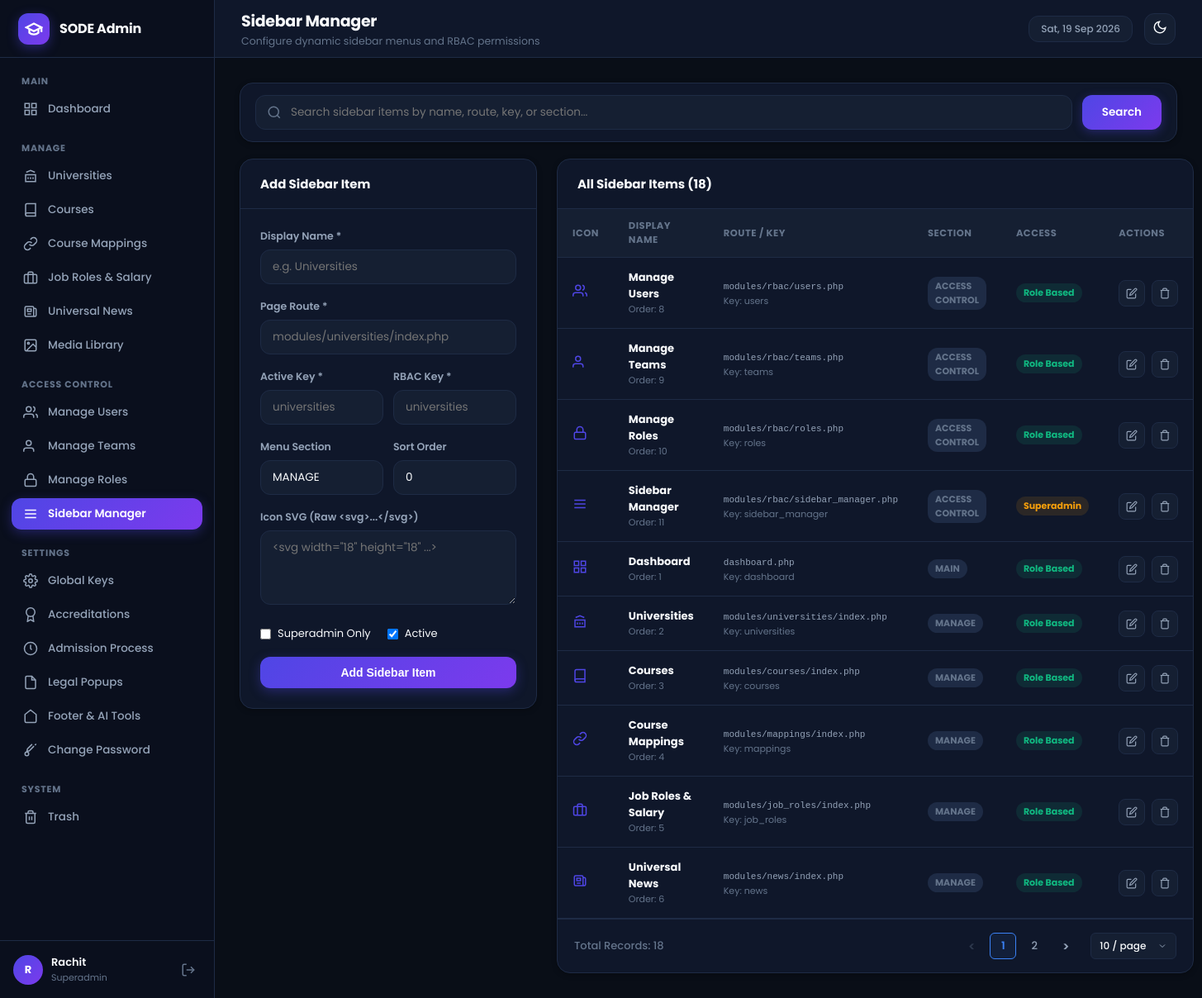
The page /admin/modules/rbac/sidebar_manager.php (signed in) on the database as committed earlier.
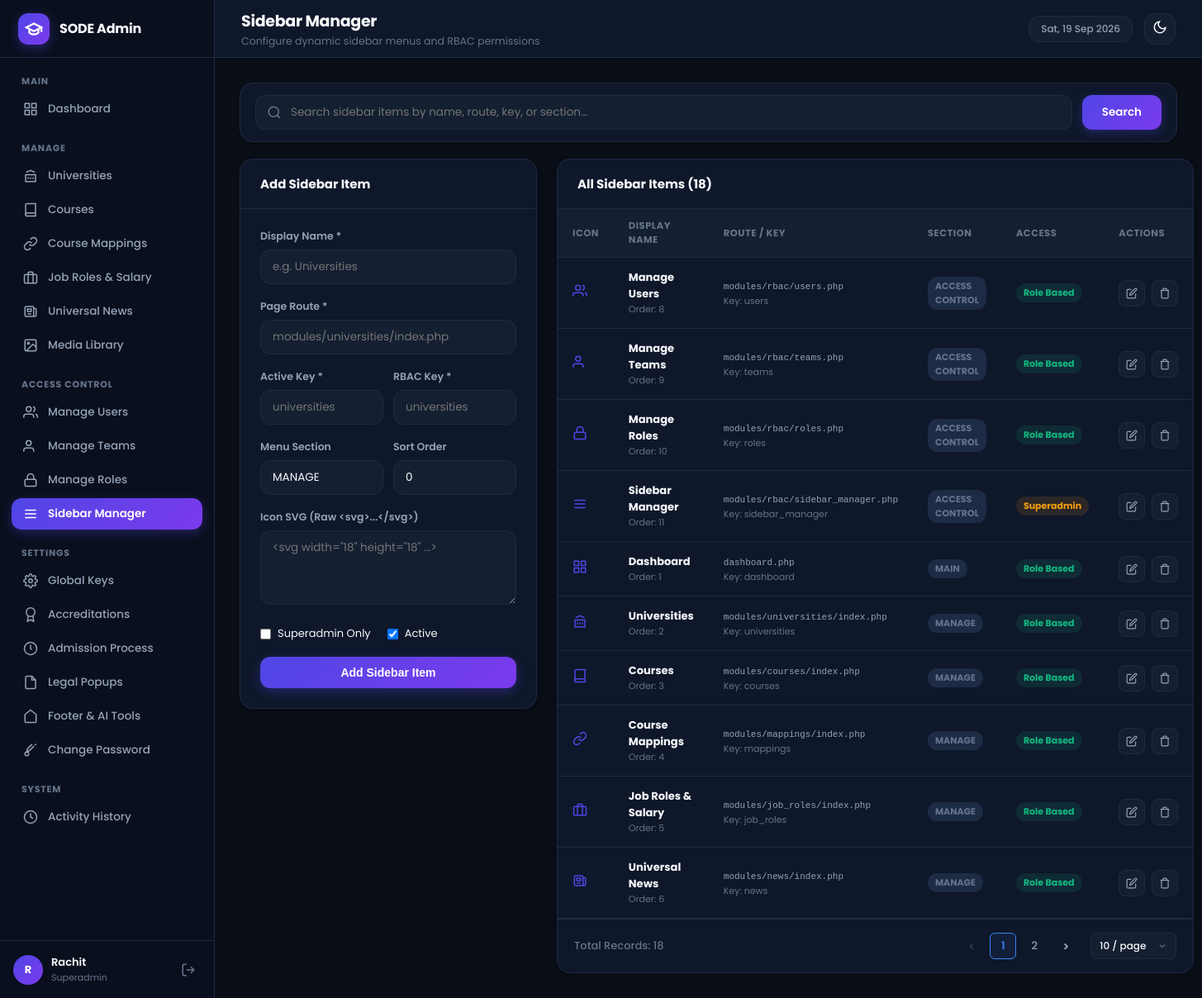
The same page on the database as committed later.
### tables this page shows
CREATE TABLE IF NOT EXISTS `sidebar_items` (
  `id` INT UNSIGNED AUTO_INCREMENT PRIMARY KEY,
  `display_name` VARCHAR(100) NOT NULL,
  `page_route` VARCHAR(255) NOT NULL,
  `sort_order` INT DEFAULT 0,
  `active_page_key` VARCHAR(100) NOT NULL,
  `rbac_module_key` VARCHAR(100) NOT NULL,
  `menu_section` VARCHAR(100) DEFAULT 'Manage',
  `icon_svg` TEXT NULL,
  `is_superadmin_only` TINYINT(1) DEFAULT 0,
  `is_active` TINYINT(1) DEFAULT 1,
  `created_at` TIMESTAMP DEFAULT CURRENT_TIMESTAMP
);

### admin/includes/rbac.php (called while the page is built, shortened)
<?php
function is_superadmin() {
    return !empty($_SESSION['is_superadmin']);
}
    ?>
    <?php
function get_user_sidebar_items() {
    $db = get_db_connection();
    if (is_superadmin()) {
        $stmt = $db->query("SELECT * FROM sidebar_items WHERE is_active = 1 ORDER BY sort_order ASC, id ASC");
        $items = $stmt->fetchAll();
        if (!empty($items)) return $items;
    }
    $role_id = $_SESSION['user_role_id'] ?? 0;
    $stmt = $db->prepare("
        SELECT si.*
        FROM sidebar_items si
        INNER JOIN role_sidebar_access rsa ON si.id = rsa.sidebar_item_id
        WHERE rsa.role_id = :role_id AND si.is_active = 1 AND si.is_superadmin_only = 0
        ORDER BY si.sort_order ASC, si.id ASC
    ");
    $stmt->execute(['role_id' => $role_id]);
    return $stmt->fetchAll();
}

### admin/modules/rbac/sidebar_manager.php (the view, shortened to what the changed rows need)
<?php
$active_page_key = 'sidebar_manager';
require_once ADMIN_PATH . '/includes/header.php';
?>
<div class="split-layout">
    <div class="admin-card">
        <div class="table-responsive">
            <table class="admin-table">
                <thead>
                    <tr>
                        <th>Icon</th>
                        <th>Display Name</th>
                        <th>Route / Key</th>
                        <th>Section</th>
                        <th>Access</th>
                        <th>Actions</th>
                    </tr>
                </thead>
            </table>
        </div>
    </div>
</div>
<?php
require_once ADMIN_PATH . '/includes/footer.php';
?>

### admin/includes/sidebar.php (shortened to what the changed rows need)
<?php
$sidebar_items = get_user_sidebar_items();
$grouped_items = [];
foreach ($sidebar_items as $item) {
    $section = !empty($item['menu_section']) ? strtoupper($item['menu_section']) : 'MANAGE';
    $grouped_items[$section][] = $item;
}
$current_page_key = $active_page_key ?? 'dashboard';
?>
<aside class="app-sidebar" id="app-sidebar">
    <nav class="sidebar-nav">
        <?php foreach ($grouped_items as $section_title => $section_items): ?>
            <div class="nav-section">
                <div class="nav-section-title"><?php echo htmlspecialchars($section_title); ?></div>
                <ul class="nav-list">
                    <?php foreach ($section_items as $item):
                        $is_active = ($current_page_key === $item['active_page_key']);
                        $route = (strpos($item['page_route'], 'http') === 0) ? $item['page_route'] : BASE_URL . '/' . ltrim($item['page_route'], '/');
                    ?>
                        <li class="nav-item <?php echo $is_active ? 'active' : ''; ?>">
                            <a href="<?php echo htmlspecialchars($route); ?>">
                                <?php if (!empty($item['icon_svg'])): ?>
                                    <?php echo $item['icon_svg']; ?>
                                <?php else: ?>
                                    <svg width="18" height="18" viewBox="0 0 24 24" fill="none" stroke="currentColor" stroke-width="2"><circle cx="12" cy="12" r="4"></circle></svg>
                                <?php endif; ?>
                                <span><?php echo htmlspecialchars($item['display_name']); ?></span>
                            </a>
                        </li>
                    <?php endforeach; ?>
                </ul>
            </div>
        <?php endforeach; ?>
    </nav>
</aside>

Rows that differ between the two databases and show on the page:
changed sidebar_items: display_name "Trash" → "Activity History"
